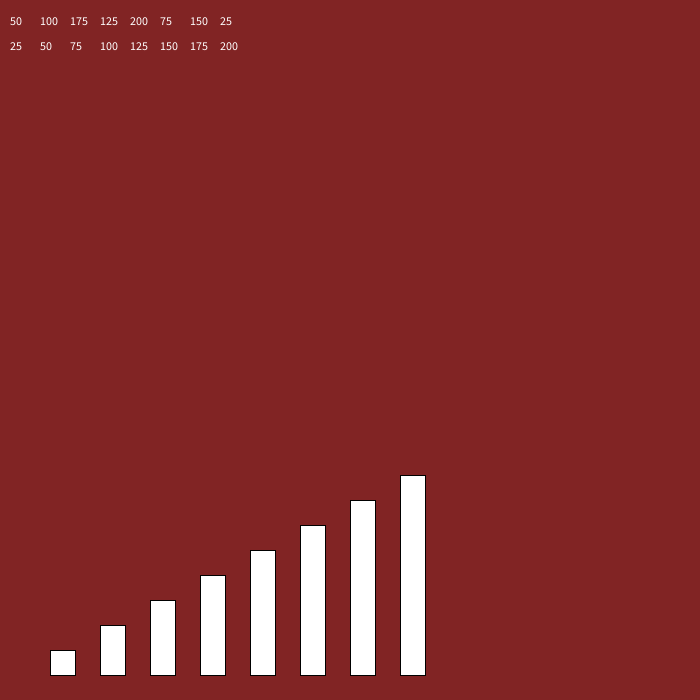
Frame 1 (no input)
Frame 60 (the mouse pressed at the canvas centre just before this capture): identical to frame 1, image omitted
Frame 120 (the mouse held since frame 60 and released just before this capture): identical to frame 1, image omitted

The Processing sketch that drew this single still picture (run headless with seeded random() and noise(); from frame 60 on, the mouse is pressed at the canvas centre):

// Processing sketch: Sorting_Algorithm
// ── Sorting_Algorithm.pde
int[] rectHL = {50, 100, 175, 125, 200, 75, 150, 25};
int[] displayOGRect = {50, 100, 175, 125, 200, 75, 150, 25};
boolean sorted = false;
void setup() {
  size(700, 700);
}

void draw() {
  background(129, 36, 36);
  sortRect();
  initialDraw();
  rects();
}

void mousePressed() {
  if (sorted == false) {
    sorted = true;
  }
}

void initialDraw() {
  fill(255);
  for (int rectShow = 0; rectShow <= rectHL.length - 1; rectShow+=1 ) {
    text(displayOGRect[rectShow], 10 + rectShow*30, 25);
    text(rectHL[rectShow], 10 + rectShow*30, 50);
  }
}

void sortRect() {
  for (int i = 0; i < rectHL.length; i++) {
    for (int j = 0; j < rectHL.length; j++) {
      if (rectHL[i] < rectHL[j]) {
        int lowTemp = rectHL[i];
        rectHL[i] = rectHL[j];
        rectHL[j] = lowTemp;
      }
    }
  }
}


void rects() {
  if (sorted == true) {
    for (int i = 0; i < rectHL.length; i++) {
      rect(rectHL[i]*2, height-25-rectHL[i], 25, rectHL[i]);
    }
  } else {
    for (int i = 0; i < rectHL.length; i++) {
      rect(displayOGRect[i]*2, height-25-displayOGRect[i], 25, displayOGRect[i]);
    }
  }
}
